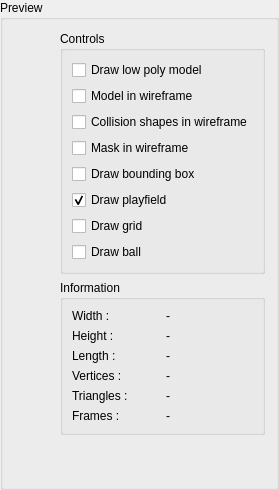
    <widget class="QGroupBox" name="visualisationGroupBox">
     <property name="title">
      <string>Preview</string>
     </property>
     <layout class="QGridLayout" name="gridLayout_11">
      <property name="sizeConstraint">
       <enum>QLayout::SetMaximumSize</enum>
      </property>
      <item row="1" column="0" rowspan="4">
       <widget class="QWidget" name="glWidget" native="true"/>
      </item>
      <item row="1" column="1" rowspan="2">
       <widget class="QGroupBox" name="previewControlsGroupBox">
        <property name="sizePolicy">
         <sizepolicy hsizetype="Preferred" vsizetype="Preferred">
          <horstretch>0</horstretch>
          <verstretch>0</verstretch>
         </sizepolicy>
        </property>
        <property name="title">
         <string>Controls</string>
        </property>
        <layout class="QGridLayout" name="gridLayout_16">
         <item row="1" column="0" colspan="2">
          <widget class="QCheckBox" name="modelWireFrameCheckBox">
           <property name="text">
            <string>Model in wireframe</string>
           </property>
          </widget>
         </item>
         <item row="2" column="0" colspan="2">
          <widget class="QCheckBox" name="collisionShapeWireFrameCheckBox">
           <property name="text">
            <string>Collision shapes in wireframe</string>
           </property>
          </widget>
         </item>
         <item row="4" column="0" colspan="2">
          <widget class="QCheckBox" name="showBoundinBoxCheckBox">
           <property name="text">
            <string>Draw bounding box</string>
           </property>
          </widget>
         </item>
         <item row="0" column="0" colspan="2">
          <widget class="QCheckBox" name="drawLowPolyCheckBox">
           <property name="text">
            <string>Draw low poly model</string>
           </property>
          </widget>
         </item>
         <item row="5" column="0" colspan="2">
          <widget class="QCheckBox" name="drawPlayfieldCheckBox">
           <property name="text">
            <string>Draw playfield</string>
           </property>
           <property name="checked">
            <bool>true</bool>
           </property>
          </widget>
         </item>
         <item row="6" column="0" colspan="2">
          <widget class="QCheckBox" name="drawGridCheckBox">
           <property name="text">
            <string>Draw grid</string>
           </property>
          </widget>
         </item>
         <item row="7" column="0">
          <widget class="QCheckBox" name="drawBallCheckBox">
           <property name="text">
            <string>Draw ball</string>
           </property>
          </widget>
         </item>
         <item row="3" column="0">
          <widget class="QCheckBox" name="maskWFCheckBox">
           <property name="text">
            <string>Mask in wireframe</string>
           </property>
           <property name="checked">
            <bool>false</bool>
           </property>
          </widget>
         </item>
        </layout>
       </widget>
      </item>
      <item row="3" column="1">
       <widget class="QGroupBox" name="informationGroupBox">
        <property name="sizePolicy">
         <sizepolicy hsizetype="Preferred" vsizetype="Preferred">
          <horstretch>0</horstretch>
          <verstretch>0</verstretch>
         </sizepolicy>
        </property>
        <property name="title">
         <string>Information</string>
        </property>
        <layout class="QGridLayout" name="gridLayout_17">
         <item row="0" column="0">
          <widget class="QLabel" name="widthLabel">
           <property name="text">
            <string>Width :</string>
           </property>
          </widget>
         </item>
         <item row="0" column="1">
          <widget class="QLabel" name="widthValueLabel">
           <property name="text">
            <string>-</string>
           </property>
          </widget>
         </item>
         <item row="1" column="0">
          <widget class="QLabel" name="heightLabel">
           <property name="text">
            <string>Height :</string>
           </property>
          </widget>
         </item>
         <item row="1" column="1">
          <widget class="QLabel" name="heightValueLabel">
           <property name="text">
            <string>-</string>
           </property>
          </widget>
         </item>
         <item row="2" column="0">
          <widget class="QLabel" name="lengthLabel">
           <property name="text">
            <string>Length :</string>
           </property>
          </widget>
         </item>
         <item row="2" column="1">
          <widget class="QLabel" name="lengthValueLabel">
           <property name="text">
            <string>-</string>
           </property>
          </widget>
         </item>
         <item row="3" column="0">
          <widget class="QLabel" name="verticesLabel">
           <property name="text">
            <string>Vertices :</string>
           </property>
          </widget>
         </item>
         <item row="4" column="0">
          <widget class="QLabel" name="trianglesLabel">
           <property name="text">
            <string>Triangles : </string>
           </property>
          </widget>
         </item>
         <item row="3" column="1">
          <widget class="QLabel" name="verticesValueLabel">
           <property name="text">
            <string>-</string>
           </property>
          </widget>
         </item>
         <item row="4" column="1">
          <widget class="QLabel" name="trianglesValueLabel">
           <property name="text">
            <string>-</string>
           </property>
          </widget>
         </item>
         <item row="5" column="0">
          <widget class="QLabel" name="framesLabel">
           <property name="text">
            <string>Frames :</string>
           </property>
          </widget>
         </item>
         <item row="5" column="1">
          <widget class="QLabel" name="framesValueLabel">
           <property name="text">
            <string>-</string>
           </property>
          </widget>
         </item>
        </layout>
       </widget>
      </item>
      <item row="4" column="1">
       <spacer name="verticalSpacer">
        <property name="orientation">
         <enum>Qt::Vertical</enum>
        </property>
        <property name="sizeHint" stdset="0">
         <size>
          <width>20</width>
          <height>40</height>
         </size>
        </property>
       </spacer>
      </item>
      <item row="5" column="0">
       <spacer name="horizontalSpacer_3">
        <property name="orientation">
         <enum>Qt::Horizontal</enum>
        </property>
        <property name="sizeHint" stdset="0">
         <size>
          <width>40</width>
          <height>1</height>
         </size>
        </property>
       </spacer>
      </item>
     </layout>
    </widget>
